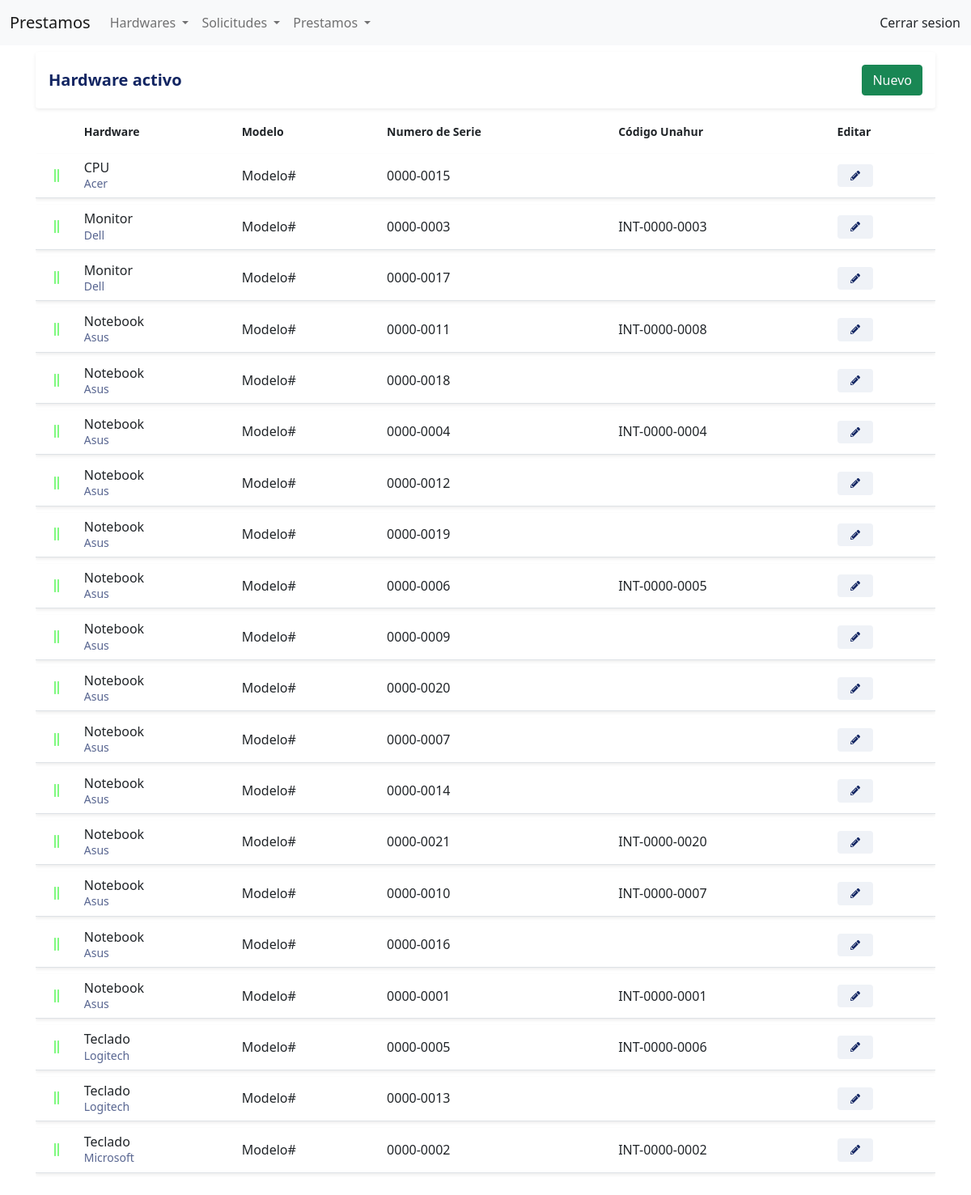
The app's page /hardware/activo with its own data.
### tables this page shows
CREATE TABLE IF NOT EXISTS hardwares
(
    id_hardware INT AUTO_INCREMENT PRIMARY KEY NOT NULL,
    id_tipo_hardware INT NOT NULL,
    id_marca INT NOT NULL,
    descripcion_hardware VARCHAR(1024),
    modelo VARCHAR(40) NOT NULL,
    numero_serie VARCHAR(40) NOT NULL UNIQUE,
    codigo_interno VARCHAR(40),
    created_at TIMESTAMP DEFAULT CURRENT_TIMESTAMP,
    updated_at TIMESTAMP DEFAULT CURRENT_TIMESTAMP ON UPDATE CURRENT_TIMESTAMP,
    FOREIGN KEY (id_tipo_hardware) REFERENCES tipos_hardware (id_tipo_hardware),
    FOREIGN KEY (id_marca) REFERENCES marcas (id_marca)
);

CREATE TABLE IF NOT EXISTS tipos_hardware
(
    id_tipo_hardware INT AUTO_INCREMENT PRIMARY KEY NOT NULL,
    tipo_hardware VARCHAR(40) NOT NULL UNIQUE,
    created_at TIMESTAMP DEFAULT CURRENT_TIMESTAMP,
    updated_at TIMESTAMP DEFAULT CURRENT_TIMESTAMP ON UPDATE CURRENT_TIMESTAMP
);

CREATE TABLE IF NOT EXISTS marcas
(
    id_marca INT AUTO_INCREMENT PRIMARY KEY NOT NULL,
    marca VARCHAR(40) NOT NULL UNIQUE,
    created_at TIMESTAMP DEFAULT CURRENT_TIMESTAMP,
    updated_at TIMESTAMP DEFAULT CURRENT_TIMESTAMP ON UPDATE CURRENT_TIMESTAMP
);

### controllers/hardwareController.php (called while the page is built, shortened)
<?php
require_once 'models/hardwareModel.php';
require_once 'models/hardwareEstadoHardwareModel.php';
class HardwareController{
    public function activo() {
        $hardware = new HardwareModel();
        $hardwares = $hardware->getAll();
        $hardware->setEncabezado('activo');
        $estado = 1;
        require_once 'views/hardware/listado.php';
    }
}

### index.php (called while the page is built, shortened)
<?php
    require_once "config/database.php";
    include_once "views/layouts/header.php";
    include_once "views/layouts/navbar.php";
    include_once "views/layouts/main.php";
    include_once "views/layouts/footer.php";
?>

### config/database.php (called while the page is built)
<?php
class Database {
    public static function connect(){
        $db = new mysqli('localhost', 'root', '', 'prestamos');
        $db->query ("SET NAMES 'utf-8'");
        return $db;
    }
}

### models/hardwareModel.php (called while the page is built, shortened)
<?php
class HardwareModel{
    private $db;
    private $encabezado;
    public function __construct() {
        $this->db = Database::connect();
    }
    public function getEncabezado() {
        return $this->encabezado;
    }
    public function setEncabezado($encabezado) {
        $this->encabezado = $encabezado;
    }
    public function getAll() {
            $hardwares = $this->db->query(
            "SELECT
                hardwares.id_hardware,
                tipos_hardware.tipo_hardware,
                marcas.marca,
                hardwares.modelo,
                hardwares.numero_serie,
                hardwares.codigo_interno,
                hardwares.descripcion_hardware,
                hardwares.created_at as created_at_hardware
            FROM
                hardwares
            INNER JOIN
                tipos_hardware on hardwares.id_tipo_hardware = tipos_hardware.id_tipo_hardware
            INNER JOIN
                marcas on hardwares.id_marca = marcas.id_marca
            GROUP BY hardwares.id_hardware
            ORDER BY tipos_hardware.tipo_hardware;
            ");
            return $hardwares;
    }
}

### models/hardwareEstadoHardwareModel.php (called while the page is built, shortened)
<?php
class HardwareEstadoHardwareModel{
    private $db;
    public function __construct() {
        $this->db = Database::connect();
    }
    public function getUltimoEstado($id) {
        $ultimoEstado = $this->db->query(
        "SELECT
            hardwares_estados_hardware.id_hardware_estado_hardware,
            hardwares_estados_hardware.id_hardware,
            hardwares_estados_hardware.created_at,
            hardwares_estados_hardware.id_estado_hardware
        FROM
            hardwares_estados_hardware
        INNER JOIN
            ( SELECT id_hardware, MAX(created_at) fecha_max
                FROM hardwares_estados_hardware
                GROUP BY id_hardware ) resultado
            ON hardwares_estados_hardware.id_hardware = resultado.id_hardware
                AND hardwares_estados_hardware.created_at = resultado.fecha_max
                WHERE hardwares_estados_hardware.id_hardware = $id
        GROUP BY hardwares_estados_hardware.id_hardware
        ORDER BY hardwares_estados_hardware.id_hardware
            ");
        $dato1 = $ultimoEstado->fetch_object();
        return $dato1;
    }
}

### views/hardware/listado.php (the view, shortened to what this page needs)
<?php
require_once 'models/hardwareEstadoHardwareModel.php';
$hardwareEstadoHardware = new HardwareEstadoHardwareModel();
?>
<div class="row">
    <div class="col align-middle">
        <div class="card d-inline-block border-0 shadow-sm shadow-hover w-100">
            <div class="card-body d-flex justify-content-between align-items-center">
                <h5 class="mb-0"> Hardware <?= $hardware->getEncabezado()?></h5>
                <a href="<?= URL ?>hardware/nuevo"class="btn btn-success text-light">Nuevo</a>
			</div>
        </div>
    </div>
</div>
<div class="row">
    <div class="col">
        <div class="table-responsive">
            <table class="table table-hover">
                <thead class="thead-light">
                    <tr>
                        <th scope="col"><small class="font-weight-bold"><small></th>
                        <th scope="col"><small class="font-weight-bold">Hardware<small></th>
                        <th scope="col"><small class="font-weight-bold">Modelo<small></th>
                        <th scope="col"><small class="font-weight-bold">Numero de Serie<small></th>
                        <th scope="col"><small class="font-weight-bold">Código Unahur<small></th>
                        <th scope="col"><small class="font-weight-bold">Editar<small></th>
                    </tr>
                </thead>
                <tbody>
                    <?php while($dato = $hardwares->fetch_object()): ?>
                    <?php  $ultimo = $hardwareEstadoHardware->getUltimoEstado($dato->id_hardware);
                        if($ultimo->id_estado_hardware == $estado) {
                    ?>
                        <tr class="shadow-sm">
                            <td class="align-middle text-center">
                                <i class="fas fa-grip-lines-vertical"
                                        <?php
                                            switch ($estado) {
                                                case 1:
                                                    echo  'style="color:rgba(0, 244, 0, 0.5)"';
                                                break;
                                        }
                                    ?>
                                > </i>
                            </td>
                            <td><span class="d-block"><?= $dato->tipo_hardware; ?></span><small class="text-muted"><?= $dato->marca; ?></small>
                            </td>
                            <td class="align-middle"><span><?= $dato->modelo; ?></span></td>
                            <td class="align-middle"><span><?= $dato->numero_serie; ?></span></td>
                            <td class="align-middle"><span><?= $dato->codigo_interno; ?></span></td>
                            <td class="align-middle">
                                <a href = "<?= URL ?>hardware/editar&id=<?=$dato->id_hardware?>">
                                    <span class="badge badge-secondary"><i class="fas fa-pencil-alt"></i></span>
                                </a>
                            </td>
                        </tr>
                    <?php } endwhile; ?>
                </tbody>
            </table>
        </div>
    </div>
</div>

### public/css/style.css (style rules this page uses)
:root { --primary: #122562; --light: #ffffff; --light-blue: #F5F6FA; --grey: #eff2f7; }
h1, h2, h3, h4, h5, h6 { color: var(--primary); font-weight: 700; }
.text-muted { color: var(--primary) !important; opacity: .7; }
.shadow-sm { box-shadow: 0 0 1.25rem rgba(11,37,75,.05); }
.shadow-hover { transition: 1s ease-in-out; }
.badge { padding: .5rem 1rem; }
.badge-secondary { background-color: var(--grey); color: var(--primary); }
table { border-collapse: separate; border-spacing: 0 .5rem; }
table thead th { border: 0 !important; }
table tbody tr { background-color: var(--light); }
table tbody td { border-top: 0 !important; line-height: 1.2; }
html { position: relative; min-height: 100%; }
body { margin-bottom: 60px; }

### records on screen
hardwares: id_tipo_hardware.tipo_hardware "CPU", id_marca.marca "Acer", modelo "Modelo#", numero_serie "0000-0015"
hardwares: id_tipo_hardware.tipo_hardware "Monitor", id_marca.marca "Dell", modelo "Modelo#", numero_serie "0000-0003", codigo_interno "INT-0000-0003"
hardwares: id_tipo_hardware.tipo_hardware "Monitor", id_marca.marca "Dell", modelo "Modelo#", numero_serie "0000-0017"
hardwares: id_tipo_hardware.tipo_hardware "Notebook", id_marca.marca "Asus", modelo "Modelo#", numero_serie "0000-0011", codigo_interno "INT-0000-0008"
hardwares: id_tipo_hardware.tipo_hardware "Notebook", id_marca.marca "Asus", modelo "Modelo#", numero_serie "0000-0018"
hardwares: id_tipo_hardware.tipo_hardware "Notebook", id_marca.marca "Asus", modelo "Modelo#", numero_serie "0000-0004", codigo_interno "INT-0000-0004"
hardwares: id_tipo_hardware.tipo_hardware "Notebook", id_marca.marca "Asus", modelo "Modelo#", numero_serie "0000-0012"
hardwares: id_tipo_hardware.tipo_hardware "Notebook", id_marca.marca "Asus", modelo "Modelo#", numero_serie "0000-0019"
hardwares: id_tipo_hardware.tipo_hardware "Notebook", id_marca.marca "Asus", modelo "Modelo#", numero_serie "0000-0006", codigo_interno "INT-0000-0005"
hardwares: id_tipo_hardware.tipo_hardware "Notebook", id_marca.marca "Asus", modelo "Modelo#", numero_serie "0000-0009"
hardwares: id_tipo_hardware.tipo_hardware "Notebook", id_marca.marca "Asus", modelo "Modelo#", numero_serie "0000-0020"
hardwares: id_tipo_hardware.tipo_hardware "Notebook", id_marca.marca "Asus", modelo "Modelo#", numero_serie "0000-0007"
hardwares: id_tipo_hardware.tipo_hardware "Notebook", id_marca.marca "Asus", modelo "Modelo#", numero_serie "0000-0014"
hardwares: id_tipo_hardware.tipo_hardware "Notebook", id_marca.marca "Asus", modelo "Modelo#", numero_serie "0000-0021", codigo_interno "INT-0000-0020"
hardwares: id_tipo_hardware.tipo_hardware "Notebook", id_marca.marca "Asus", modelo "Modelo#", numero_serie "0000-0010", codigo_interno "INT-0000-0007"
hardwares: id_tipo_hardware.tipo_hardware "Notebook", id_marca.marca "Asus", modelo "Modelo#", numero_serie "0000-0016"
hardwares: id_tipo_hardware.tipo_hardware "Notebook", id_marca.marca "Asus", modelo "Modelo#", numero_serie "0000-0001", codigo_interno "INT-0000-0001"
hardwares: id_tipo_hardware.tipo_hardware "Teclado", id_marca.marca "Logitech", modelo "Modelo#", numero_serie "0000-0005", codigo_interno "INT-0000-0006"
hardwares: id_tipo_hardware.tipo_hardware "Teclado", id_marca.marca "Logitech", modelo "Modelo#", numero_serie "0000-0013"
hardwares: id_tipo_hardware.tipo_hardware "Teclado", id_marca.marca "Microsoft", modelo "Modelo#", numero_serie "0000-0002", codigo_interno "INT-0000-0002"

### other values on screen
$hardware->getEncabezado() "activo"
